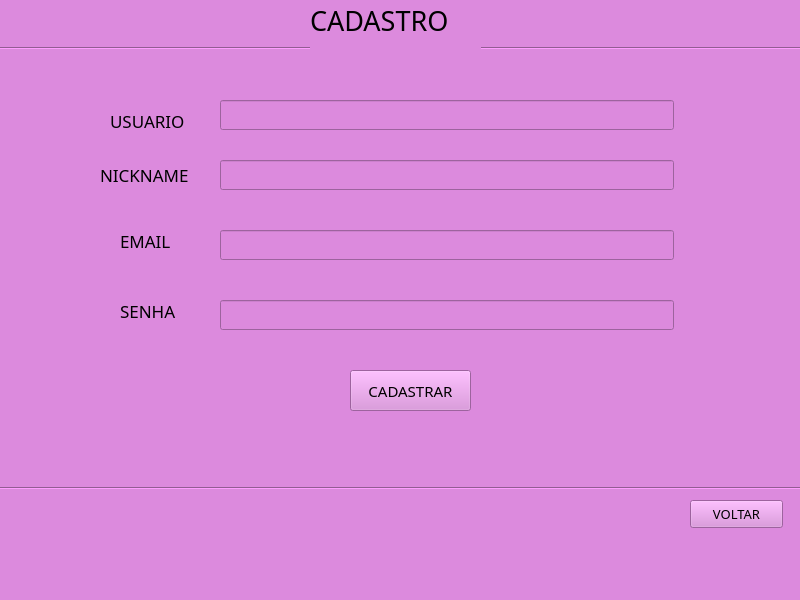
<?xml version="1.0" encoding="UTF-8"?>
<ui version="4.0">
 <class>MainWindow</class>
 <widget class="QMainWindow" name="MainWindow">
  <property name="geometry">
   <rect>
    <x>0</x>
    <y>0</y>
    <width>800</width>
    <height>600</height>
   </rect>
  </property>
  <property name="windowTitle">
   <string>MainWindow</string>
  </property>
  <property name="styleSheet">
   <string notr="true">background-color: rgb(220, 138, 221);</string>
  </property>
  <widget class="QWidget" name="centralwidget">
   <widget class="QPushButton" name="botaoCadastrar">
    <property name="geometry">
     <rect>
      <x>350</x>
      <y>370</y>
      <width>121</width>
      <height>41</height>
     </rect>
    </property>
    <property name="font">
     <font>
      <family>Segoe UI Semilight</family>
      <pointsize>11</pointsize>
     </font>
    </property>
    <property name="text">
     <string>CADASTRAR</string>
    </property>
   </widget>
   <widget class="QPushButton" name="botaoVoltar">
    <property name="geometry">
     <rect>
      <x>690</x>
      <y>500</y>
      <width>93</width>
      <height>28</height>
     </rect>
    </property>
    <property name="font">
     <font>
      <family>Segoe UI Semilight</family>
      <pointsize>10</pointsize>
     </font>
    </property>
    <property name="text">
     <string>VOLTAR</string>
    </property>
   </widget>
   <widget class="Line" name="line">
    <property name="geometry">
     <rect>
      <x>0</x>
      <y>40</y>
      <width>801</width>
      <height>16</height>
     </rect>
    </property>
    <property name="orientation">
     <enum>Qt::Horizontal</enum>
    </property>
   </widget>
   <widget class="QLabel" name="label_4">
    <property name="geometry">
     <rect>
      <x>310</x>
      <y>-10</y>
      <width>171</width>
      <height>61</height>
     </rect>
    </property>
    <property name="font">
     <font>
      <family>Segoe UI Variable Text Light</family>
      <pointsize>20</pointsize>
     </font>
    </property>
    <property name="text">
     <string>CADASTRO</string>
    </property>
   </widget>
   <widget class="Line" name="line_2">
    <property name="geometry">
     <rect>
      <x>0</x>
      <y>480</y>
      <width>801</width>
      <height>16</height>
     </rect>
    </property>
    <property name="orientation">
     <enum>Qt::Horizontal</enum>
    </property>
   </widget>
   <widget class="QLabel" name="label_5">
    <property name="geometry">
     <rect>
      <x>100</x>
      <y>160</y>
      <width>91</width>
      <height>30</height>
     </rect>
    </property>
    <property name="font">
     <font>
      <family>Segoe UI Semilight</family>
      <pointsize>13</pointsize>
     </font>
    </property>
    <property name="text">
     <string>NICKNAME</string>
    </property>
   </widget>
   <widget class="QLineEdit" name="lineEdit_4">
    <property name="geometry">
     <rect>
      <x>220</x>
      <y>100</y>
      <width>454</width>
      <height>30</height>
     </rect>
    </property>
   </widget>
   <widget class="QLineEdit" name="lineEdit_5">
    <property name="geometry">
     <rect>
      <x>220</x>
      <y>160</y>
      <width>454</width>
      <height>30</height>
     </rect>
    </property>
   </widget>
   <widget class="QLineEdit" name="lineEdit_6">
    <property name="geometry">
     <rect>
      <x>220</x>
      <y>230</y>
      <width>454</width>
      <height>30</height>
     </rect>
    </property>
   </widget>
   <widget class="QLineEdit" name="lineEdit_7">
    <property name="geometry">
     <rect>
      <x>220</x>
      <y>300</y>
      <width>454</width>
      <height>30</height>
     </rect>
    </property>
   </widget>
   <widget class="QLabel" name="label">
    <property name="geometry">
     <rect>
      <x>110</x>
      <y>110</y>
      <width>78</width>
      <height>21</height>
     </rect>
    </property>
    <property name="font">
     <font>
      <family>Segoe UI Semilight</family>
      <pointsize>13</pointsize>
     </font>
    </property>
    <property name="text">
     <string>USUARIO</string>
    </property>
   </widget>
   <widget class="QLabel" name="label_2">
    <property name="geometry">
     <rect>
      <x>120</x>
      <y>300</y>
      <width>59</width>
      <height>21</height>
     </rect>
    </property>
    <property name="font">
     <font>
      <family>Segoe UI Semilight</family>
      <pointsize>13</pointsize>
     </font>
    </property>
    <property name="text">
     <string>SENHA</string>
    </property>
   </widget>
   <widget class="QLabel" name="label_3">
    <property name="geometry">
     <rect>
      <x>120</x>
      <y>230</y>
      <width>53</width>
      <height>21</height>
     </rect>
    </property>
    <property name="font">
     <font>
      <family>Segoe UI Semilight</family>
      <pointsize>13</pointsize>
     </font>
    </property>
    <property name="text">
     <string>EMAIL</string>
    </property>
   </widget>
  </widget>
  <widget class="QMenuBar" name="menubar">
   <property name="geometry">
    <rect>
     <x>0</x>
     <y>0</y>
     <width>800</width>
     <height>22</height>
    </rect>
   </property>
  </widget>
  <widget class="QStatusBar" name="statusbar"/>
 </widget>
 <resources/>
 <connections/>
</ui>
